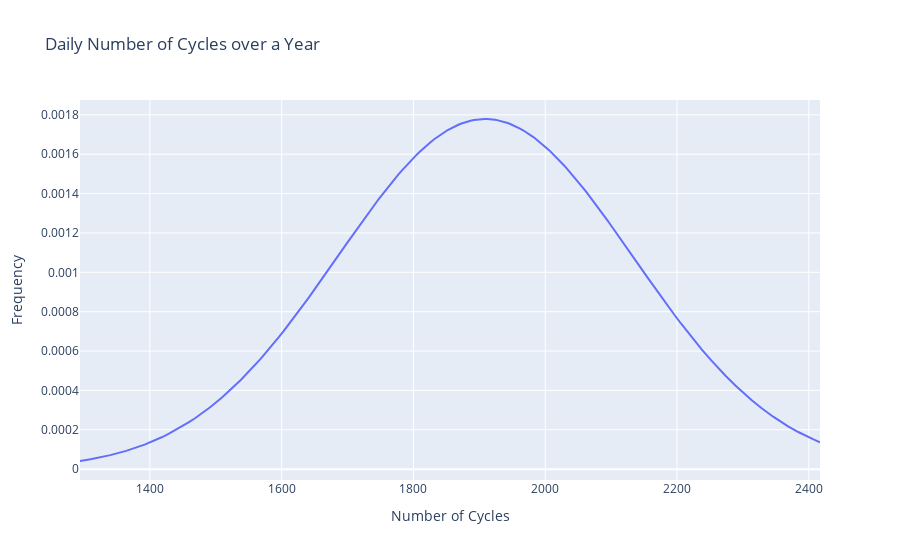

Notebook code for this chart:
### Code cell
mean = statistics.mean(np.sort(ciclos_menores))
sd = statistics.stdev(np.sort(ciclos_menores))

x_axis = np.sort(ciclos_menores)
y_axis = norm.pdf(np.sort(ciclos_menores),mean,sd)

grafico_ciclos_menores = GeradorGraficoFurnas("ciclos_menores_anuais")

fig = grafico_ciclos_menores.grafico_interativo_linha(x_axis, y_axis,
                        "Number of Cycles",
                        "Frequency",
                        "Daily Number of Cycles over a Year")

# Botão para exportar gráfico no formato PDF
grafico_ciclos_menores.botao_exportar_pdf()

# plt.plot(np.sort(ciclos_menores),norm.pdf(np.sort(ciclos_menores),mean,sd))
# plt.title("Daily Number of Cycles over a Year")
# plt.ylabel("Frequency")
# plt.xlabel("Number of Cycles")
# plt.show()

### Figure 1 — Plotly figure (JSON) as saved in the notebook; plotly's stock layout.template omitted (floating-point values rounded to 4 significant figures; data arrays with more than 128 entries replaced by an {"elided": "..."} marker saying what was removed)
{"data": [{"mode": "lines", "name": "", "type": "scatter", "x": {"elided": "365 int values"}, "y": {"elided": "365 float values"}}], "layout": {"legend": {"title": {"text": "Legenda"}}, "title": {"text": "Daily Number of Cycles over a Year"}, "xaxis": {"title": {"text": "Number of Cycles"}}, "yaxis": {"title": {"text": "Frequency"}}}}
